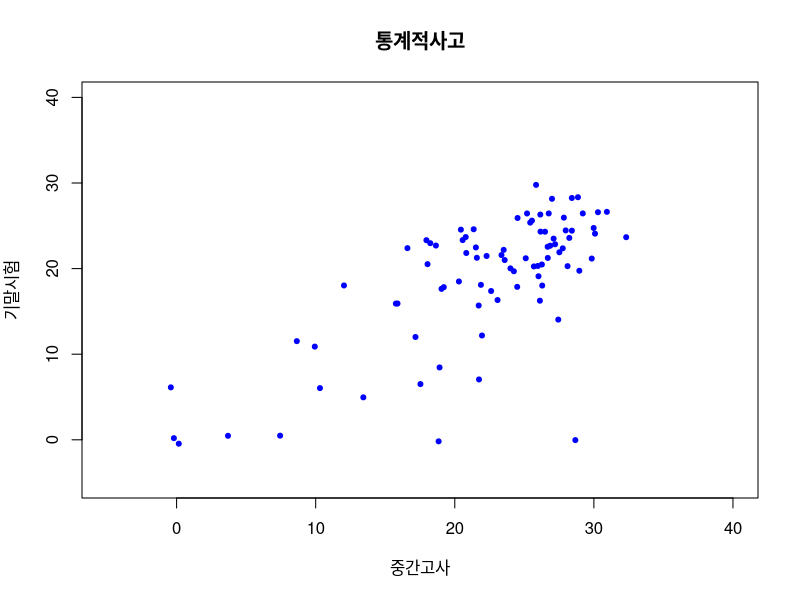

This chart was generated by the following R code:
# Title     : TODO
# Objective : TODO
# Created by: coeat
# Created on: 2021/04/10

exam <- read.table('./3ch/exam scores_2012.txt', header = T)
str(exam) #str -> struct의 약자로 해당 객체를 자세히 보여준다
attach(exam) #해당 데이터프레임 컬럼들을 변수로 접근할 수 있게 해준다.
summary(exam) #요약 값을 볼 수 있다.
#결측은 계산에 추가되지 않는다
mid[is.na(mid)] <- 0
final[is.na(final)] <- 0
windows(height = 5.5, width = 5)

n <- length(mid)
plot(mid + runif(n, -0.5, 0.5),
     final + runif(n, -0.5, 0.5),
     pch = 20,
     xlim = c(-5, 40),
     ylim = c(-5, 40),
     col = 'blue',
     xlab = "\uc911\uac04\uace0\uc0ac",
     ylab = "\uae30\ub9d0\uc2dc\ud5d8",
     main = "\ud1b5\uacc4\uc801\uc0ac\uace0")
#이 값들은 결시값을 처리했음